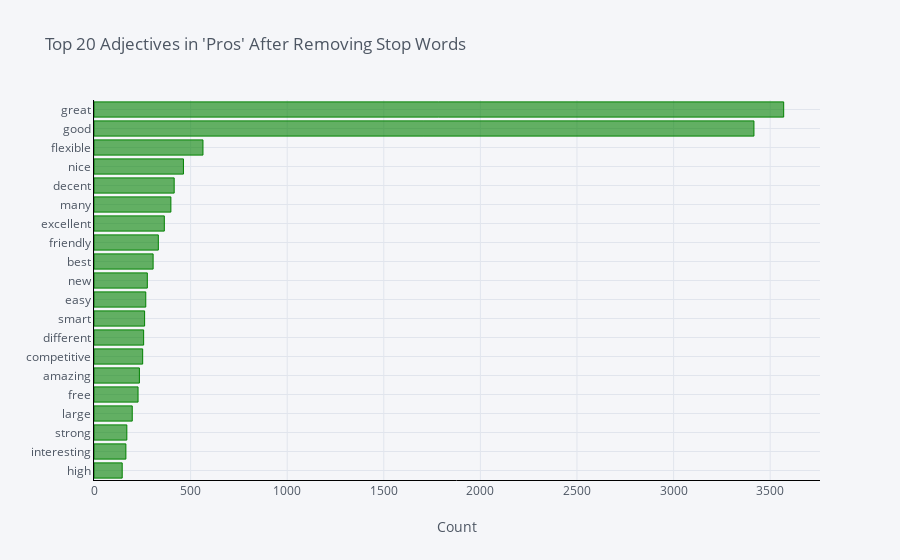

Notebook cell for this chart:
### Code cell
df5 = pd.DataFrame(common_words, columns = ['cons' , 'count'])
df5.groupby('cons').sum()['count'].sort_values(ascending=True).iplot(
    kind='bar', xTitle='Count', linecolor='black',orientation = 'h', color='green', title="Top 20 Adjectives in 'Pros' After Removing Stop Words")

### Figure 1 — Plotly figure (JSON) as saved in the notebook; plotly's stock layout.template omitted (floating-point values rounded to 4 significant figures)
{"data": [{"marker": {"color": "rgba(0, 128, 0, 0.6)", "line": {"color": "rgba(0, 128, 0, 1.0)", "width": 1}}, "name": "count", "orientation": "h", "text": "", "type": "bar", "x": [146, 165, 170, 198, 228, 235, 252, 257, 262, 268, 276, 306, 333, 364, 398, 415, 463, 564, 3416, 3570], "y": ["high", "interesting", "strong", "large", "free", "amazing", "competitive", "different", "smart", "easy", "new", "best", "friendly", "excellent", "many", "decent", "nice", "flexible", "good", "great"]}], "layout": {"legend": {"bgcolor": "#F5F6F9", "font": {"color": "#4D5663"}}, "paper_bgcolor": "#F5F6F9", "plot_bgcolor": "#F5F6F9", "title": {"font": {"color": "#4D5663"}, "text": "Top 20 Adjectives in 'Pros' After Removing Stop Words"}, "xaxis": {"gridcolor": "#E1E5ED", "linecolor": "black", "showgrid": true, "tickfont": {"color": "#4D5663"}, "title": {"font": {"color": "#4D5663"}, "text": "Count"}, "zerolinecolor": "#E1E5ED"}, "yaxis": {"gridcolor": "#E1E5ED", "linecolor": "black", "showgrid": true, "tickfont": {"color": "#4D5663"}, "title": {"font": {"color": "#4D5663"}, "text": ""}, "zerolinecolor": "#E1E5ED"}}}
